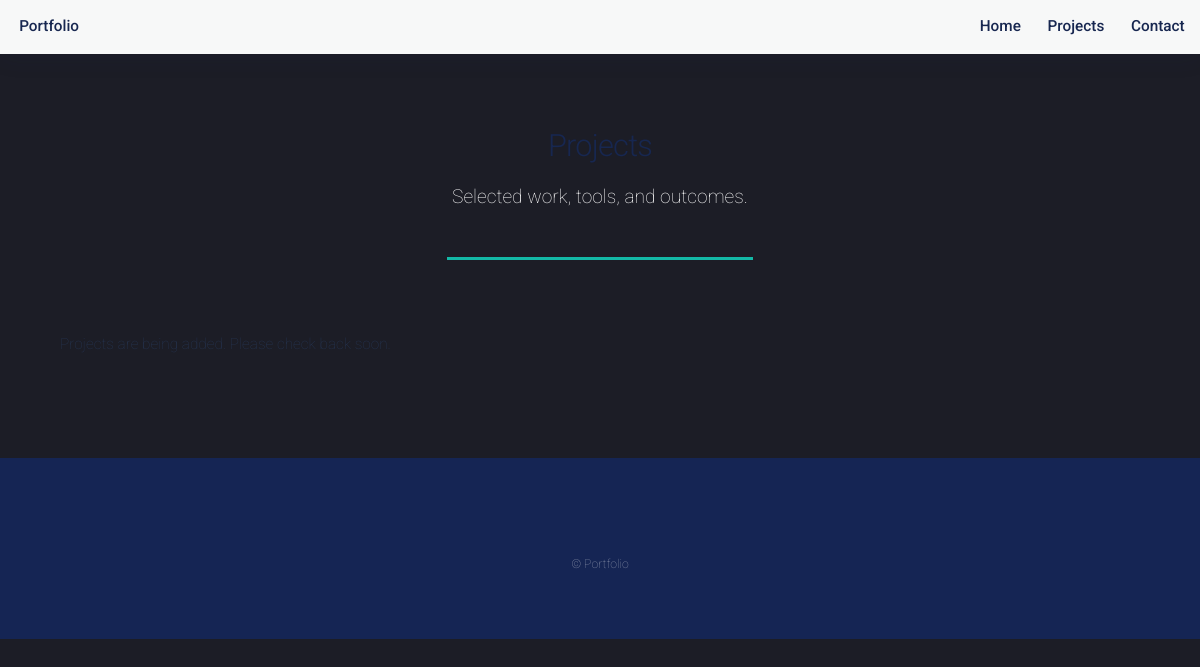
The page /projects/ on the database as committed earlier.
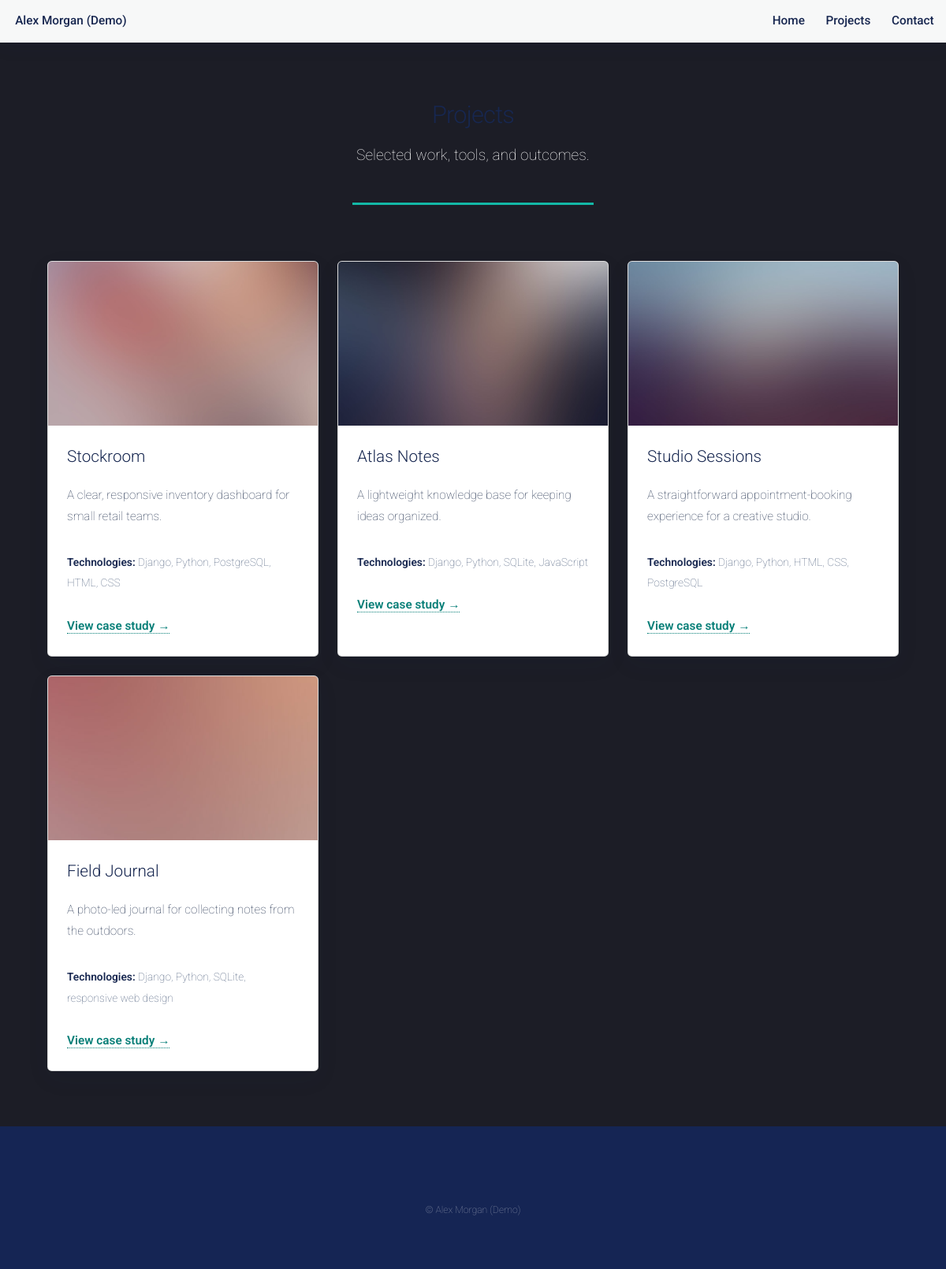
The same page on the database as committed later.
### app/models.py (models this page shows, shortened)
class SiteProfile(models.Model):
    display_name = models.CharField(max_length=100)
    headline = models.CharField(max_length=180)
    bio = models.TextField(blank=True)
    contact_email = models.EmailField(blank=True)
    github_url = models.URLField(blank=True)
    linkedin_url = models.URLField(blank=True)
    resume_url = models.URLField(blank=True)
    is_active = models.BooleanField(default=True)
    class Meta:
        ordering = ("-is_active", "pk")
        verbose_name = "site profile"
        verbose_name_plural = "site profile"

class Project(models.Model):
    title = models.CharField(max_length=160)
    slug = models.SlugField(unique=True)
    summary = models.CharField(max_length=280)
    description = models.TextField()
    technologies = models.CharField(
        max_length=300,
        blank=True,
        help_text="Separate technologies with commas.",
    )
    image_path = models.CharField(
        max_length=200,
        blank=True,
        help_text="Optional image path relative to static/, such as images/pic03.jpg.",
    )
    image_url = models.URLField(blank=True)
    live_url = models.URLField(blank=True)
    source_url = models.URLField(blank=True)
    is_featured = models.BooleanField(default=False)
    is_published = models.BooleanField(default=False)
    display_order = models.PositiveIntegerField(default=0)
    created_at = models.DateTimeField(auto_now_add=True)
    class Meta:
        ordering = ("display_order", "-created_at")

### app/views.py (the view)
# urls.py: path('projects/', views.project_list, name='project-list'),
def project_list(request):
    profile = SiteProfile.objects.filter(is_active=True).first()
    projects = Project.objects.filter(is_published=True)
    return render(
        request,
        "projects.html",
        {"profile": profile, "projects": projects},
    )

### app/templates/projects.html (shortened to what this page needs)
{% extends "base.html" %}
{% load static %}
{% block content %}
	<section class="wrapper style1">
		<div class="container">
			<header class="major">
				<h2>Projects</h2>
				<p>Selected work, tools, and outcomes.</p>
			</header>
			<div class="portfolio-grid">
				{% for project in projects %}
					<article class="portfolio-card">
						{% if project.image_path %}<img src="{% static project.image_path %}" alt="{{ project.title }}" loading="lazy" />{% elif project.image_url %}<img src="{{ project.image_url }}" alt="{{ project.title }}" loading="lazy" />{% endif %}
						<div class="portfolio-card-content">
							<h3><a href="{% url 'project-detail' project.slug %}">{{ project.title }}</a></h3>
							<p>{{ project.summary }}</p>
							{% if project.technologies %}<p class="portfolio-meta"><strong>Technologies:</strong> {{ project.technologies }}</p>{% endif %}
							<a href="{% url 'project-detail' project.slug %}">View case study <span aria-hidden="true">&rarr;</span></a>
						</div>
					</article>
				{% empty %}
					<p>Projects are being added. Please check back soon.</p>
				{% endfor %}
			</div>
		</div>
	</section>
{% endblock %}

### app/templates/base.html (shortened to what this page needs)
{% load static %}
<!doctype html>
<html lang="en">
	<head>
		<link rel="stylesheet" href="{% static 'assets/css/main.css' %}" />
		<link rel="stylesheet" href="{% static 'css/portfolio.css' %}" />
	</head>
	<body>
		<div id="page-wrapper">
			<header id="header">
				<h1 id="logo"><a href="{% url 'home' %}">{% if profile %}{{ profile.display_name }}{% else %}Portfolio{% endif %}</a></h1>
				<nav id="nav" aria-label="Main navigation">
					<ul>
						<li><a href="{% url 'home' %}">Home</a></li>
						<li><a href="{% url 'project-list' %}">Projects</a></li>
						<li><a href="{% url 'contact' %}">Contact</a></li>
					</ul>
				</nav>
			</header>
			<main id="main">
				{% block content %}{% endblock %}
			</main>
			<footer id="footer">
				<ul class="copyright">
					<li>&copy; {% if profile %}{{ profile.display_name }}{% else %}Portfolio{% endif %}</li>
				</ul>
			</footer>
		</div>
	</body>
</html>

### app/static/assets/css/main.css (style rules this page uses)
html, body, div, span, applet, object, iframe, h1, h2, h3, h4, h5, h6, p, blockquote, pre, a, abbr, acronym, address, big, cite, code, del, dfn, em, img, ins, kbd, q, s, samp, small, strike, strong, sub, sup, tt, var, b, u, i, center, dl, dt, dd, ol, ul, li, fieldset, form, label, legend, table, caption, tbody, tfoot, thead, tr, th, td, article, aside, canvas, details, embed, figure, figcaption, footer, header, hgroup, menu, nav, output, ruby, section, summary, time, mark, audio, video { margin: 0; padding: 0; border: 0; font-size: 100%; font: inherit; vertical-align: baseline; }
article, aside, details, figcaption, figure, footer, header, hgroup, menu, nav, section { display: block; }
body { line-height: 1; }
ol, ul { list-style: none; }
body { -webkit-text-size-adjust: none; }
html { box-sizing: border-box; }
*, *:before, *:after { box-sizing: inherit; }
html, body { background: #1c1d26; }
body, input, select, textarea { color: rgba(255, 255, 255, 0.75); font-family: "Roboto", Helvetica, sans-serif; font-size: 15pt; font-weight: 100; line-height: 1.75em; }
a { -moz-transition: border-color 0.2s ease-in-out, color 0.2s ease-in-out; -webkit-transition: border-color 0.2s ease-in-out, color 0.2s ease-in-out; -ms-transition: border-color 0.2s ease-in-out, color 0.2s ease-in-out; transition: border-color 0.2s ease-in-out, color 0.2s ease-in-out; border-bottom: dotted 1px; color: #e44c65; text-decoration: none; }
strong, b { color: #ffffff; font-weight: 300; }
p { margin: 0 0 2em 0; }
h1, h2, h3, h4, h5, h6 { color: #ffffff; font-weight: 300; line-height: 1em; margin: 0 0 1em 0; }
h1 a, h2 a, h3 a, h4 a, h5 a, h6 a { color: inherit; border: 0; }
h2 { font-size: 2em; line-height: 1.5em; letter-spacing: -0.025em; }
h3 { font-size: 1.35em; line-height: 1.5em; }
.container { margin: 0 auto; max-width: calc(100% - 4em); width: 70em; }
@media screen and (max-width: 1280px) { .container { width: 90%; max-width: 100%; } }
header p { color: #ffffff; position: relative; margin: 0 0 1.5em 0; }
header h2 + p { font-size: 1.25em; margin-top: -1em; line-height: 1.75em; }
header.major { margin: 0 0 4em 0; position: relative; text-align: center; }
header.major:after { background: #e44c65; content: ''; display: inline-block; height: 0.2em; max-width: 20em; width: 75%; }
ul { list-style: disc; margin: 0 0 2em 0; padding-left: 1em; }
ul li { padding-left: 0.5em; }
.wrapper { padding: 6em 0 4em 0; }
#page-wrapper { padding-top: 3.5em; }
#header { background: rgba(39, 40, 51, 0.965); box-shadow: 0 0 0.25em 0 rgba(0, 0, 0, 0.25); cursor: default; height: 3.5em; left: 0; line-height: 3.5em; position: fixed; top: 0; width: 100%; z-index: 100; }
#header h1 { height: inherit; left: 1.25em; line-height: inherit; margin: 0; position: absolute; top: 0; }
#header nav { position: absolute; right: 1em; top: 0; }
#header nav ul { margin: 0; }
#header nav ul li { display: inline-block; margin-left: 1em; }
#header nav ul li a, #header nav ul li span { border: 0; color: inherit; display: inline-block; height: inherit; line-height: inherit; outline: 0; }
#header nav ul li a:not(.button):before, #header nav ul li span:not(.button):before { margin-right: 0.5em; }
#footer { background: #272833; padding: 6em 0; text-align: center; }
#footer .copyright { color: rgba(255, 255, 255, 0.5); font-size: 0.8em; line-height: 1em; margin: 2em 0 0 0; padding: 0; text-align: center; }
#footer .copyright li { border-left: solid 1px rgba(255, 255, 255, 0.3); display: inline-block; list-style: none; margin-left: 1.5em; padding-left: 1.5em; }
#footer .copyright li:first-child { border-left: 0; margin-left: 0; padding-left: 0; }
@media screen and (max-width: 1680px) { body, input, select, textarea { font-size: 13pt; } }
@media screen and (max-width: 1280px) { body, input, select, textarea { font-size: 11.5pt; } }
@media screen and (max-width: 1280px) { .wrapper { padding: 4.5em 0 2.5em 0; } }
@media screen and (max-width: 1280px) { #footer { padding: 4.5em 0; } }

Rows that differ between the two databases and show on the page:
added SiteProfile: display_name "Alex Morgan (Demo)"
added Project: image_path (picture), title "Stockroom", summary "A clear, responsive inventory dashboard for small retail teams.", technologies "Django, Python, PostgreSQL, HTML, CSS"
added Project: image_path (picture), title "Atlas Notes", summary "A lightweight knowledge base for keeping ideas organized.", technologies "Django, Python, SQLite, JavaScript"
added Project: image_path (picture), title "Studio Sessions", summary "A straightforward appointment-booking experience for a creative studio.", technologies "Django, Python, HTML, CSS, PostgreSQL"
added Project: image_path (picture), title "Field Journal", summary "A photo-led journal for collecting notes from the outdoors.", technologies "Django, Python, SQLite, responsive web design"
Other text that changed with them:
text no longer shown: "Portfolio Portfolio"
